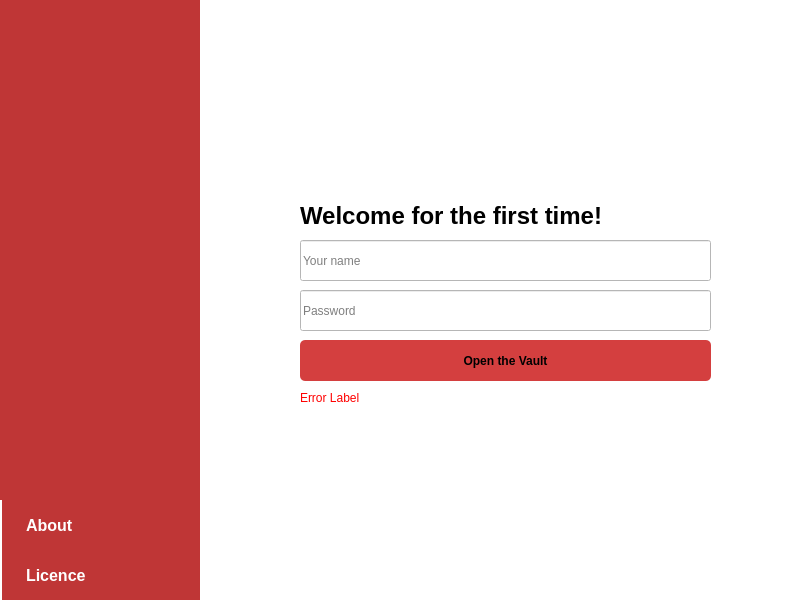
<?xml version="1.0" encoding="UTF-8"?>
<ui version="4.0">
 <class>Register</class>
 <widget class="QWidget" name="Register">
  <property name="geometry">
   <rect>
    <x>0</x>
    <y>0</y>
    <width>800</width>
    <height>600</height>
   </rect>
  </property>
  <property name="sizePolicy">
   <sizepolicy hsizetype="Fixed" vsizetype="Fixed">
    <horstretch>0</horstretch>
    <verstretch>0</verstretch>
   </sizepolicy>
  </property>
  <property name="minimumSize">
   <size>
    <width>800</width>
    <height>600</height>
   </size>
  </property>
  <property name="maximumSize">
   <size>
    <width>800</width>
    <height>600</height>
   </size>
  </property>
  <property name="baseSize">
   <size>
    <width>800</width>
    <height>600</height>
   </size>
  </property>
  <property name="windowTitle">
   <string>Pas Man - Password Manager</string>
  </property>
  <property name="styleSheet">
   <string notr="true">#contentWidget {
	background: white;
}
#welcomeLbl {
	font-size: 24px;
	font-weight: bold;
	color: black;
}
#password, #username {
	background: white;
}
#registerBtn
{
	background: #d43f3f;
	border: none;
	border-radius: 5px;
	font-weight: bold;
}
#registerBtn:hover
{
	background: #f04848;
}
#errorLabel {
	color: red;
}</string>
  </property>
  <widget class="QWidget" name="contentWidget" native="true">
   <property name="geometry">
    <rect>
     <x>0</x>
     <y>0</y>
     <width>801</width>
     <height>600</height>
    </rect>
   </property>
   <widget class="QLineEdit" name="username">
    <property name="geometry">
     <rect>
      <x>300</x>
      <y>240</y>
      <width>411</width>
      <height>41</height>
     </rect>
    </property>
    <property name="focusPolicy">
     <enum>Qt::FocusPolicy::StrongFocus</enum>
    </property>
    <property name="styleSheet">
     <string notr="true">color: black;</string>
    </property>
    <property name="text">
     <string/>
    </property>
    <property name="maxLength">
     <number>64</number>
    </property>
    <property name="echoMode">
     <enum>QLineEdit::EchoMode::Normal</enum>
    </property>
    <property name="placeholderText">
     <string>Your name</string>
    </property>
   </widget>
   <widget class="QPushButton" name="registerBtn">
    <property name="geometry">
     <rect>
      <x>300</x>
      <y>340</y>
      <width>411</width>
      <height>41</height>
     </rect>
    </property>
    <property name="palette">
     <palette>
      <active>
       <colorrole role="Button">
        <brush brushstyle="SolidPattern">
         <color alpha="255">
          <red>212</red>
          <green>63</green>
          <blue>63</blue>
         </color>
        </brush>
       </colorrole>
       <colorrole role="Base">
        <brush brushstyle="SolidPattern">
         <color alpha="255">
          <red>212</red>
          <green>63</green>
          <blue>63</blue>
         </color>
        </brush>
       </colorrole>
       <colorrole role="Window">
        <brush brushstyle="SolidPattern">
         <color alpha="255">
          <red>212</red>
          <green>63</green>
          <blue>63</blue>
         </color>
        </brush>
       </colorrole>
      </active>
      <inactive>
       <colorrole role="Button">
        <brush brushstyle="SolidPattern">
         <color alpha="255">
          <red>212</red>
          <green>63</green>
          <blue>63</blue>
         </color>
        </brush>
       </colorrole>
       <colorrole role="Base">
        <brush brushstyle="SolidPattern">
         <color alpha="255">
          <red>212</red>
          <green>63</green>
          <blue>63</blue>
         </color>
        </brush>
       </colorrole>
       <colorrole role="Window">
        <brush brushstyle="SolidPattern">
         <color alpha="255">
          <red>212</red>
          <green>63</green>
          <blue>63</blue>
         </color>
        </brush>
       </colorrole>
      </inactive>
      <disabled>
       <colorrole role="Button">
        <brush brushstyle="SolidPattern">
         <color alpha="255">
          <red>212</red>
          <green>63</green>
          <blue>63</blue>
         </color>
        </brush>
       </colorrole>
       <colorrole role="Base">
        <brush brushstyle="SolidPattern">
         <color alpha="255">
          <red>212</red>
          <green>63</green>
          <blue>63</blue>
         </color>
        </brush>
       </colorrole>
       <colorrole role="Window">
        <brush brushstyle="SolidPattern">
         <color alpha="255">
          <red>212</red>
          <green>63</green>
          <blue>63</blue>
         </color>
        </brush>
       </colorrole>
      </disabled>
     </palette>
    </property>
    <property name="focusPolicy">
     <enum>Qt::FocusPolicy::NoFocus</enum>
    </property>
    <property name="autoFillBackground">
     <bool>false</bool>
    </property>
    <property name="styleSheet">
     <string notr="true"/>
    </property>
    <property name="text">
     <string>Open the Vault</string>
    </property>
   </widget>
   <widget class="QLabel" name="welcomeLbl">
    <property name="geometry">
     <rect>
      <x>300</x>
      <y>200</y>
      <width>411</width>
      <height>31</height>
     </rect>
    </property>
    <property name="text">
     <string>Welcome for the first time!</string>
    </property>
   </widget>
   <widget class="QWidget" name="menuWidget" native="true">
    <property name="geometry">
     <rect>
      <x>0</x>
      <y>0</y>
      <width>200</width>
      <height>600</height>
     </rect>
    </property>
    <property name="sizePolicy">
     <sizepolicy hsizetype="Preferred" vsizetype="Maximum">
      <horstretch>0</horstretch>
      <verstretch>0</verstretch>
     </sizepolicy>
    </property>
    <property name="minimumSize">
     <size>
      <width>200</width>
      <height>500</height>
     </size>
    </property>
    <property name="baseSize">
     <size>
      <width>200</width>
      <height>532</height>
     </size>
    </property>
    <property name="palette">
     <palette>
      <active>
       <colorrole role="Button">
        <brush brushstyle="SolidPattern">
         <color alpha="255">
          <red>191</red>
          <green>54</green>
          <blue>54</blue>
         </color>
        </brush>
       </colorrole>
       <colorrole role="Base">
        <brush brushstyle="SolidPattern">
         <color alpha="255">
          <red>191</red>
          <green>54</green>
          <blue>54</blue>
         </color>
        </brush>
       </colorrole>
       <colorrole role="Window">
        <brush brushstyle="SolidPattern">
         <color alpha="255">
          <red>191</red>
          <green>54</green>
          <blue>54</blue>
         </color>
        </brush>
       </colorrole>
      </active>
      <inactive>
       <colorrole role="Button">
        <brush brushstyle="SolidPattern">
         <color alpha="255">
          <red>191</red>
          <green>54</green>
          <blue>54</blue>
         </color>
        </brush>
       </colorrole>
       <colorrole role="Base">
        <brush brushstyle="SolidPattern">
         <color alpha="255">
          <red>191</red>
          <green>54</green>
          <blue>54</blue>
         </color>
        </brush>
       </colorrole>
       <colorrole role="Window">
        <brush brushstyle="SolidPattern">
         <color alpha="255">
          <red>191</red>
          <green>54</green>
          <blue>54</blue>
         </color>
        </brush>
       </colorrole>
      </inactive>
      <disabled>
       <colorrole role="Button">
        <brush brushstyle="SolidPattern">
         <color alpha="255">
          <red>191</red>
          <green>54</green>
          <blue>54</blue>
         </color>
        </brush>
       </colorrole>
       <colorrole role="Base">
        <brush brushstyle="SolidPattern">
         <color alpha="255">
          <red>191</red>
          <green>54</green>
          <blue>54</blue>
         </color>
        </brush>
       </colorrole>
       <colorrole role="Window">
        <brush brushstyle="SolidPattern">
         <color alpha="255">
          <red>191</red>
          <green>54</green>
          <blue>54</blue>
         </color>
        </brush>
       </colorrole>
      </disabled>
     </palette>
    </property>
    <property name="styleSheet">
     <string notr="true">QPushButton {
	font-size: 16px;
	font-weight: bold;
	background-color: #bf3636;
	color: white;
	padding: 8px;
	padding-left: 24px;
	border: none;
	border-left: 2px solid white;
	text-align:left;
}
QPushButton:hover {
	background-color: #d43f3f;
}
QWidget{
	background-color: #bf3636;
}</string>
    </property>
    <widget class="QPushButton" name="aboutBtn">
     <property name="geometry">
      <rect>
       <x>0</x>
       <y>500</y>
       <width>200</width>
       <height>50</height>
      </rect>
     </property>
     <property name="focusPolicy">
      <enum>Qt::FocusPolicy::NoFocus</enum>
     </property>
     <property name="styleSheet">
      <string notr="true"/>
     </property>
     <property name="text">
      <string>About</string>
     </property>
    </widget>
    <widget class="QPushButton" name="licenseBtn">
     <property name="geometry">
      <rect>
       <x>0</x>
       <y>550</y>
       <width>200</width>
       <height>50</height>
      </rect>
     </property>
     <property name="focusPolicy">
      <enum>Qt::FocusPolicy::NoFocus</enum>
     </property>
     <property name="text">
      <string>Licence</string>
     </property>
    </widget>
    <widget class="QLabel" name="logo">
     <property name="geometry">
      <rect>
       <x>40</x>
       <y>20</y>
       <width>120</width>
       <height>120</height>
      </rect>
     </property>
     <property name="styleSheet">
      <string notr="true"/>
     </property>
     <property name="text">
      <string/>
     </property>
     <property name="pixmap">
      <pixmap resource="resources.qrc">:/res/pasman.png</pixmap>
     </property>
     <property name="scaledContents">
      <bool>true</bool>
     </property>
    </widget>
   </widget>
   <widget class="QLineEdit" name="password">
    <property name="geometry">
     <rect>
      <x>300</x>
      <y>290</y>
      <width>411</width>
      <height>41</height>
     </rect>
    </property>
    <property name="focusPolicy">
     <enum>Qt::FocusPolicy::StrongFocus</enum>
    </property>
    <property name="styleSheet">
     <string notr="true">color: black;</string>
    </property>
    <property name="text">
     <string/>
    </property>
    <property name="maxLength">
     <number>64</number>
    </property>
    <property name="echoMode">
     <enum>QLineEdit::EchoMode::Password</enum>
    </property>
    <property name="placeholderText">
     <string>Password</string>
    </property>
   </widget>
   <widget class="QLabel" name="errorLabel">
    <property name="enabled">
     <bool>true</bool>
    </property>
    <property name="geometry">
     <rect>
      <x>300</x>
      <y>390</y>
      <width>411</width>
      <height>16</height>
     </rect>
    </property>
    <property name="text">
     <string>Error Label</string>
    </property>
   </widget>
  </widget>
 </widget>
 <resources>
  <include location="resources.qrc"/>
 </resources>
 <connections/>
</ui>
